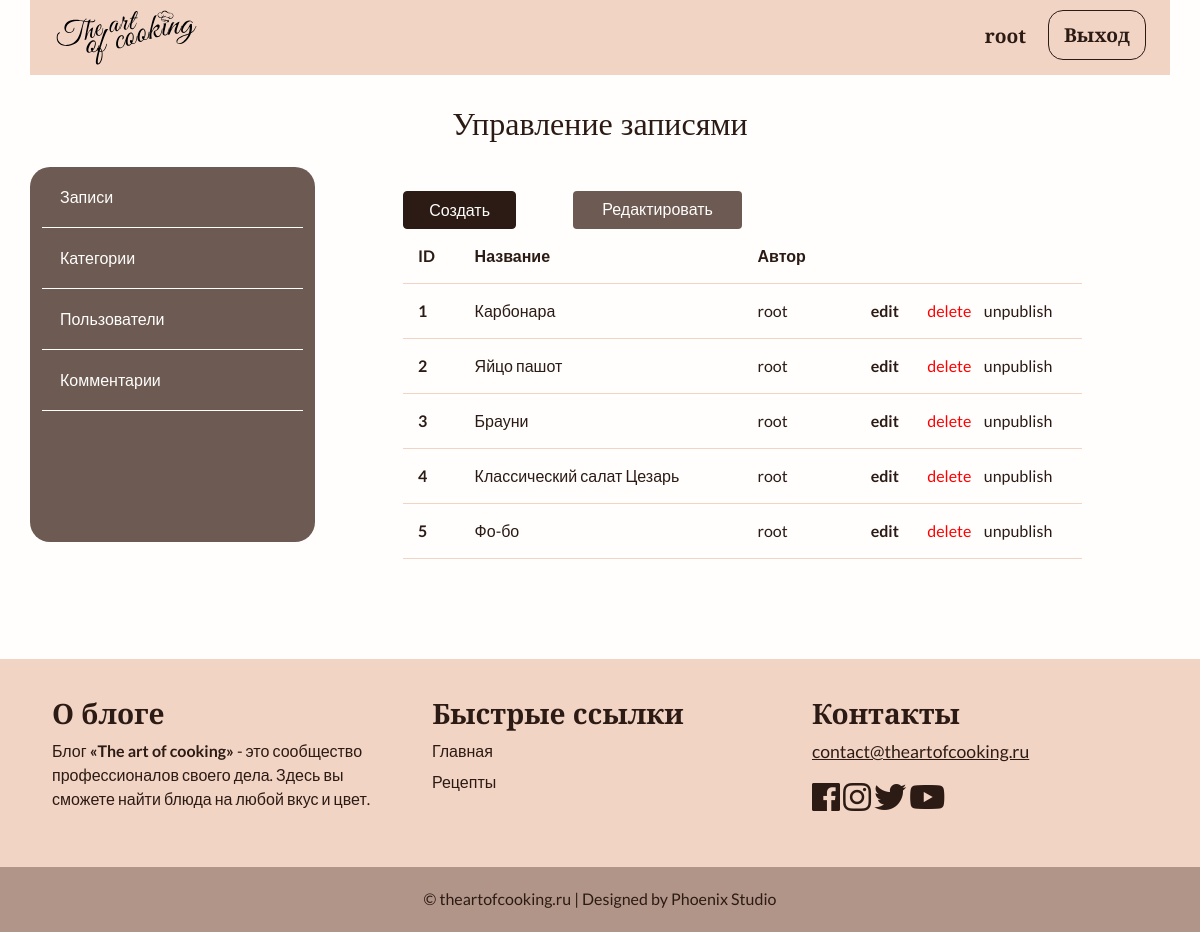
Before: /admin/posts/index.php (signed in) with the older database file.
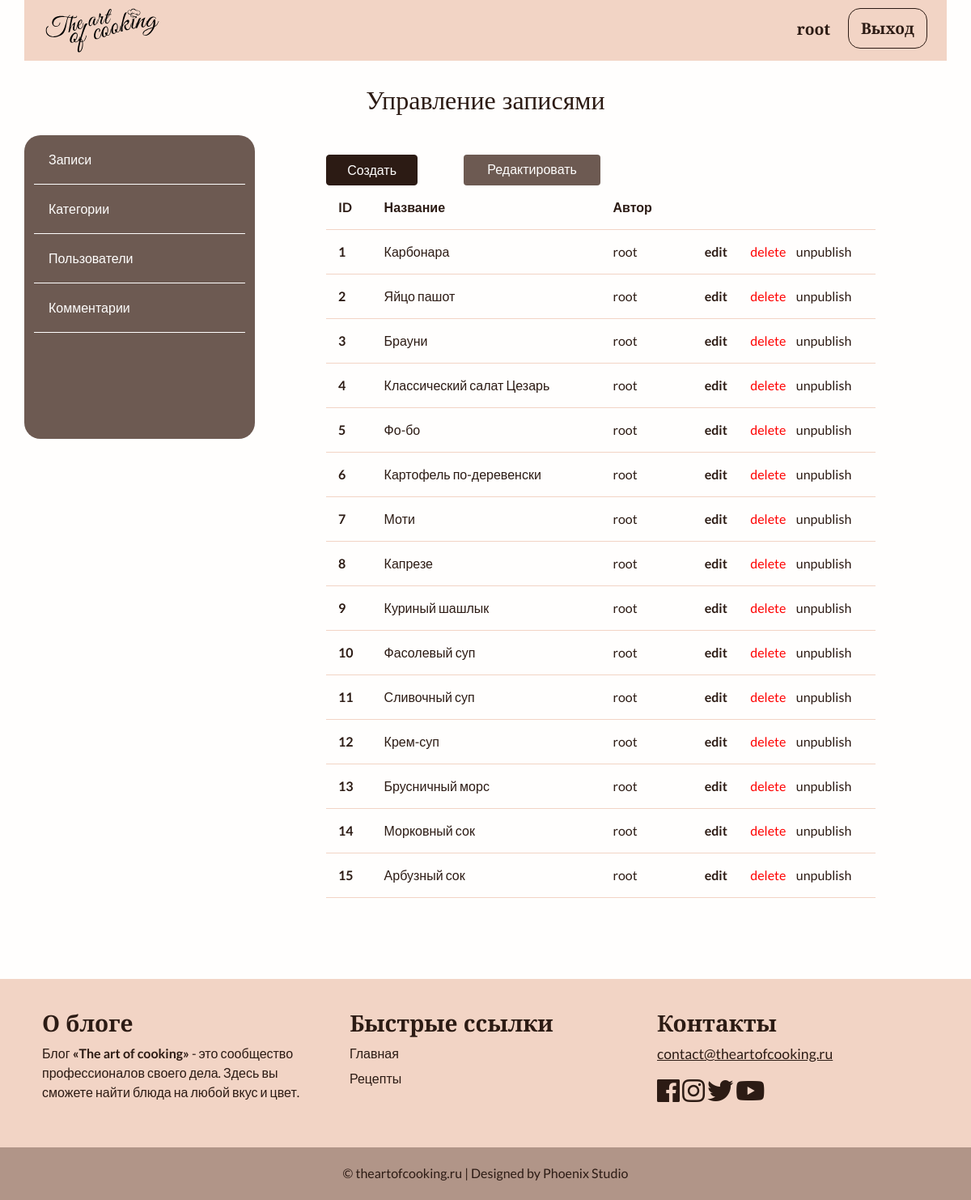
After: the same page with the newer database file.
### tables this page shows
CREATE TABLE `posts` (
  `id` int NOT NULL,
  `id_user` int NOT NULL,
  `title` varchar(255) NOT NULL,
  `img` varchar(255) NOT NULL,
  `content` text NOT NULL,
  `status` tinyint NOT NULL,
  `id_topic` int DEFAULT NULL,
  `created_date` datetime NOT NULL DEFAULT CURRENT_TIMESTAMP
);

CREATE TABLE `users` (
  `id` int NOT NULL,
  `admin` tinyint NOT NULL,
  `username` varchar(255) NOT NULL,
  `email` varchar(255) NOT NULL,
  `password` varchar(255) NOT NULL,
  `created` timestamp NOT NULL DEFAULT CURRENT_TIMESTAMP
);

### app/database/db.php (called while the page is built, shortened)
<?php
require 'connect.php';
function dbCheckError($query){
    $errInfo = $query->errorInfo();
    return true;
}
    function selectAllFromPostsWithUsers($table1, $table2){
        global $pdo;
        $sql = "SELECT
        t1.id,
        t1.title,
        t1.img,
        t1.content,
        t1.status,
        t1.id_topic,
        t1.created_date,
        t2.username
        FROM $table1 AS t1 JOIN $table2 AS t2 ON t1.id_user = t2.id";
        $query = $pdo->prepare($sql);
        $query->execute();
        return $query->fetchAll();
    }

### app/controllers/posts.php (called while the page is built, shortened)
<?php
include SITE_ROOT . "/app/database/db.php";
$postsAdm = selectAllFromPostsWithUsers('posts', 'users');

### admin/posts/index.php (the view, shortened to what this page needs)
<?php
        include "../../app/controllers/posts.php";
?>
<!doctype html>
<html lang="en">
<head>
    <link href="https://cdn.jsdelivr.net/npm/bootstrap@5.0.0-beta2/dist/css/bootstrap.min.css" rel="stylesheet"
>
    <link rel="stylesheet" href="https://use.fontawesome.com/releases/v5.7.2/css/all.css"
>
    <link rel="stylesheet" href="../../assets/css/admin.css">
</head>
<body class="d-flex flex-column h-100">
    <main class="flex-shrink-0">
        <?php include("../../app/include/header-admin.php"); ?>
        <div class="container">
            <h2 class="main-header text-center">Управление записями</h2>
            <?php include "../../app/include/sidebar-admin.php"; ?>
            <div class="posts col-9">
                <div class="button row">
                    <a href="<?php echo BASE_URL . "admin/posts/create.php";?>"
                        class="col-2 btn btn-success">Создать</a>
                    <span class="col-1"></span>
                    <a href="<?php echo BASE_URL . "admin/posts/index.php";?>"
                        class="col-3 btn btn-warning">Редактировать</a>
                </div>
                <div class="row title-table">
                    <div class="col-1">ID</div>
                    <div class="col-5">Название</div>
                    <div class="col-2">Автор</div>
                    <div class="col-4"></div>
                </div>
                <?php foreach ($postsAdm as $key => $post): ?>
                <div class="row post">
                    <div class="id col-1"><?=$key + 1; ?></div>
                    <div class="title col-5"><?=mb_substr($post['title'], 0, 50, 'UTF-8')?></div>
                    <div class="author col-2"><?=$post['username']; ?></div>
                    <div class="col-1"><a class="red" href="edit.php?id=<?=$post['id'];?>">edit</a></div>
                    <div class="col-1"><a class="del" href="edit.php?delete_id=<?=$post['id'];?>">delete</a></div>
                    <?php if ($post['status']): ?>
                    <div class="col-2"><a class="status"
                            href="edit.php?publish=0&pub_id=<?=$post['id'];?>">unpublish</a></div>
                    <?php else: ?>
                    <div class="col-2"><a class="status" href="edit.php?publish=1&pub_id=<?=$post['id'];?>">publish</a>
                    </div>
                    <?php endif; ?>
                </div>
                <?php endforeach; ?>
            </div>
        </div>
    </main>
    <?php include("../../app/include/footer.php"); ?>
</body>
</html>

Changed rows visible on the page:
added posts: title "Картофель по-деревенски", id_user.username "root"
added posts: title "Моти", id_user.username "root"
added posts: title "Капрезе", id_user.username "root"
added posts: title "Куриный шашлык", id_user.username "root"
added posts: title "Фасолевый суп", id_user.username "root"
added posts: title "Сливочный суп", id_user.username "root"
added posts: title "Крем-суп", id_user.username "root"
added posts: title "Брусничный морс", id_user.username "root"
added posts: title "Морковный сок", id_user.username "root"
added posts: title "Арбузный сок", id_user.username "root"
